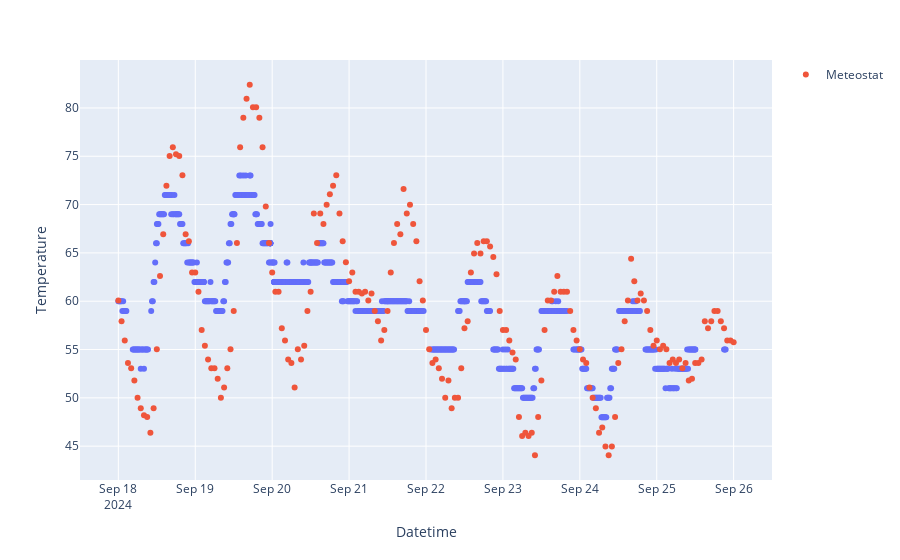

The notebook cell this image was saved under:
### Code cell
# Create first scatter plot trace
fig = px.scatter(data.drop_nulls().filter(pl.col("Datetime") > "2024-09-18"), x="Datetime", y="Temperature")

meteostat_data = Hourly('74410', datetime(2024, 9, 18), datetime(2024,9,26)).fetch().reset_index()

# Add second scatter plot trace
fig.add_scatter(x=meteostat_data["time"], y=meteostat_data["temp_f"], mode='markers', name='Meteostat')

# Show combined plot
fig.show()

### Figure 1 — Plotly figure (JSON) as saved in the notebook; plotly's stock layout.template omitted (floating-point values rounded to 4 significant figures; data arrays with more than 128 entries replaced by an {"elided": "..."} marker saying what was removed)
{"data": [{"hovertemplate": "Datetime=%{x}<br>Temperature=%{y}<extra></extra>", "legendgroup": "", "marker": {"color": "#636efa", "symbol": "circle"}, "mode": "markers", "name": "", "orientation": "v", "showlegend": false, "type": "scatter", "x": {"elided": "749 str values"}, "xaxis": "x", "y": {"elided": "749 int values"}, "yaxis": "y"}, {"mode": "markers", "name": "Meteostat", "type": "scatter", "x": {"elided": "193 str values"}, "y": {"elided": "193 float values"}}], "layout": {"legend": {"tracegroupgap": 0}, "margin": {"t": 60}, "xaxis": {"anchor": "y", "domain": [0, 1], "title": {"text": "Datetime"}}, "yaxis": {"anchor": "x", "domain": [0, 1], "title": {"text": "Temperature"}}}}
